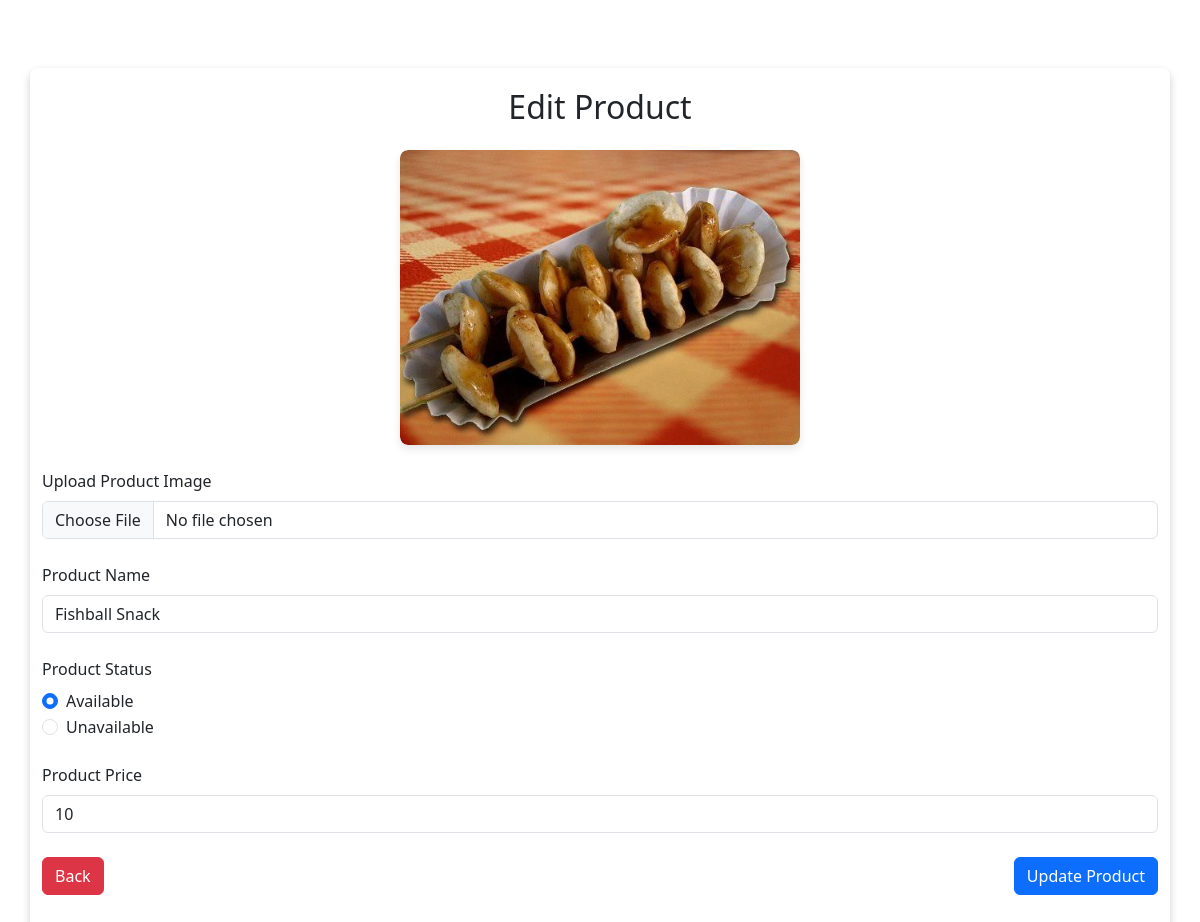
The page /Admin/edit.php?id=3 (signed in) on the database its author committed.
### tables this page shows
CREATE TABLE `products` (
  `product_id` int(11) NOT NULL,
  `product_name` varchar(100) NOT NULL,
  `product_price` varchar(50) NOT NULL,
  `product_status` varchar(50) NOT NULL,
  `product_image` varchar(300) NOT NULL
);

### Admin/edit.php (the view, shortened to what this page needs)
<?php
include "adminsession.php";
$url_id = $_GET['id'];
$fetch_product_details = $pdo->prepare("SELECT * FROM products WHERE product_id = :product_id");
$fetch_product_details->execute([":product_id" => $url_id]);
$product_details = $fetch_product_details->fetch();
?>
<!DOCTYPE html>
<html lang="en">
<head>
    <link href="https://cdn.jsdelivr.net/npm/bootstrap@5.3.3/dist/css/bootstrap.min.css" rel="stylesheet">
</head>
<body>
    <div class="container mt-5">
        <h2 class="text-center mb-4">Edit Product</h2>
        <form action="" method="post" enctype="multipart/form-data">
            <div class="image-container mb-4">
                <img id="productImagePreview" src="../img/<?php echo $product_details['product_image']?>" alt="<?= htmlspecialchars($product_details['product_image']) ?>" class="img-fluid product-image">
            </div>
            <div class="mb-4">
                <label for="productImage" class="form-label">Upload Product Image</label>
                <input type="file" class="form-control" id="productImage" name="product_image" onchange="previewImage()">
            </div>
            <div class="mb-4">
                <label for="productName" class="form-label">Product Name</label>
                <input type="text" class="form-control" id="productName" name="product_name" value="<?= htmlspecialchars($product_details['product_name']) ?>" required>
            </div>
            <div class="mb-4">
                <label class="form-label">Product Status</label>
                <div class="form-check">
                    <input class="form-check-input" type="radio" name="product_status" id="available" value="Available" <?= ($product_details['product_status'] == "Available") ? "checked" : "" ?>>
                    <label class="form-check-label" for="available">Available</label>
                </div>
                <div class="form-check">
                    <input class="form-check-input" type="radio" name="product_status" id="unavailable" value="Unavailable" <?= ($product_details['product_status'] == "Unavailable") ? "checked" : "" ?>>
                    <label class="form-check-label" for="unavailable">Unavailable</label>
                </div>
            </div>
            <div class="mb-4">
                <label for="productPrice" class="form-label">Product Price</label>
                <input type="number" class="form-control" id="productPrice" name="product_price" value="<?= htmlspecialchars($product_details['product_price']) ?>" required>
            </div>
            <div class="row justify-content-between">
                <div class="col-auto">
                    <a href="index.php" class="btn btn-danger">Back</a>
                </div>
                <div class="col-auto">
                    <button type="submit" class="btn btn-primary" name="update">Update Product</button>
                </div>
            </div>
        </form>
    </div>
</body>
</html>

### style.php (style rules this page uses)
body { font-family: Arial, sans-serif; background-color: #f4f4f4; color: #333; margin: 0; padding: 20px; }
.container { max-width: 1000px; margin: auto; background: white; padding: 20px; border-radius: 8px; box-shadow: 0 4px 8px rgba(0, 0, 0, 0.2); }
h1, h2 { color: #007BFF; }
.product-image { height: 200px; object-fit: cover; }

### Admin/edit.php (style rules this page uses)
.image-container { display: flex; justify-content: center; align-items: center; max-width: 400px; max-height: 300px; overflow: hidden; margin: 0 auto; border-radius: 8px; box-shadow: 0 4px 8px rgba(0, 0, 0, 0.1); }
.product-image { max-width: 100%; max-height: 100%; object-fit: cover; border-radius: 8px; }

### rows shown on the page
products: product_image (picture), product_name "Fishball Snack", product_status "☑ Available", product_status "☐ Unavailable", product_price "10"
